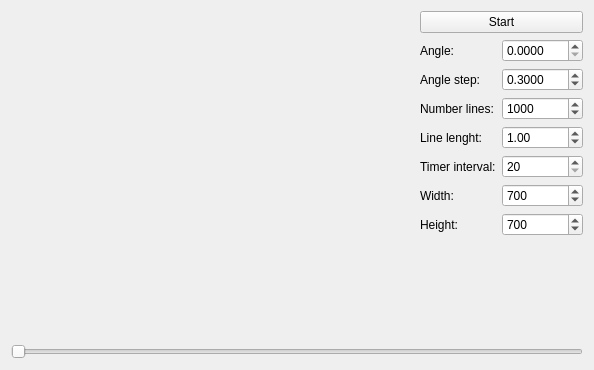
<?xml version="1.0" encoding="UTF-8"?>
<ui version="4.0">
 <class>MainWindowClass</class>
 <widget class="QWidget" name="MainWindowClass">
  <property name="geometry">
   <rect>
    <x>0</x>
    <y>0</y>
    <width>594</width>
    <height>370</height>
   </rect>
  </property>
  <property name="windowTitle">
   <string>Black Hole</string>
  </property>
  <layout class="QVBoxLayout" name="verticalLayout_2">
   <item>
    <layout class="QHBoxLayout" name="horizontalLayout">
     <item>
      <layout class="QVBoxLayout" name="pictureLayout"/>
     </item>
     <item>
      <spacer name="horizontalSpacer">
       <property name="orientation">
        <enum>Qt::Horizontal</enum>
       </property>
       <property name="sizeHint" stdset="0">
        <size>
         <width>40</width>
         <height>20</height>
        </size>
       </property>
      </spacer>
     </item>
     <item>
      <layout class="QVBoxLayout" name="verticalLayout">
       <item>
        <widget class="QPushButton" name="m_startAnimation">
         <property name="text">
          <string>Start</string>
         </property>
        </widget>
       </item>
       <item>
        <layout class="QFormLayout" name="formLayout">
         <item row="0" column="0">
          <widget class="QLabel" name="label">
           <property name="text">
            <string>Angle:</string>
           </property>
          </widget>
         </item>
         <item row="0" column="1">
          <widget class="QDoubleSpinBox" name="m_angle">
           <property name="decimals">
            <number>4</number>
           </property>
           <property name="maximum">
            <double>359.999900000000025</double>
           </property>
          </widget>
         </item>
         <item row="1" column="0">
          <widget class="QLabel" name="label_2">
           <property name="text">
            <string>Angle step:</string>
           </property>
          </widget>
         </item>
         <item row="1" column="1">
          <widget class="QDoubleSpinBox" name="m_angleStep">
           <property name="decimals">
            <number>4</number>
           </property>
           <property name="minimum">
            <double>-359.999900000000025</double>
           </property>
           <property name="maximum">
            <double>359.999900000000025</double>
           </property>
           <property name="singleStep">
            <double>0.100000000000000</double>
           </property>
           <property name="value">
            <double>0.300000000000000</double>
           </property>
          </widget>
         </item>
         <item row="2" column="0">
          <widget class="QLabel" name="label_4">
           <property name="text">
            <string>Number lines:</string>
           </property>
          </widget>
         </item>
         <item row="2" column="1">
          <widget class="QSpinBox" name="m_numLines">
           <property name="maximum">
            <number>100000</number>
           </property>
           <property name="singleStep">
            <number>50</number>
           </property>
           <property name="value">
            <number>1000</number>
           </property>
          </widget>
         </item>
         <item row="3" column="0">
          <widget class="QLabel" name="label_3">
           <property name="text">
            <string>Line lenght:</string>
           </property>
          </widget>
         </item>
         <item row="3" column="1">
          <widget class="QDoubleSpinBox" name="m_lineLenght">
           <property name="maximum">
            <double>10000.000000000000000</double>
           </property>
           <property name="value">
            <double>1.000000000000000</double>
           </property>
          </widget>
         </item>
         <item row="4" column="0">
          <widget class="QLabel" name="label_7">
           <property name="text">
            <string>Timer interval:</string>
           </property>
          </widget>
         </item>
         <item row="4" column="1">
          <widget class="QSpinBox" name="m_timerInterval">
           <property name="minimum">
            <number>20</number>
           </property>
           <property name="maximum">
            <number>10000</number>
           </property>
           <property name="singleStep">
            <number>10</number>
           </property>
           <property name="displayIntegerBase">
            <number>10</number>
           </property>
          </widget>
         </item>
         <item row="5" column="0">
          <widget class="QLabel" name="label_5">
           <property name="text">
            <string>Width:</string>
           </property>
          </widget>
         </item>
         <item row="5" column="1">
          <widget class="QSpinBox" name="m_widgetWidth">
           <property name="minimum">
            <number>0</number>
           </property>
           <property name="maximum">
            <number>1920</number>
           </property>
           <property name="singleStep">
            <number>100</number>
           </property>
           <property name="value">
            <number>700</number>
           </property>
          </widget>
         </item>
         <item row="6" column="0">
          <widget class="QLabel" name="label_6">
           <property name="text">
            <string>Height:</string>
           </property>
          </widget>
         </item>
         <item row="6" column="1">
          <widget class="QSpinBox" name="m_widgetHeight">
           <property name="maximum">
            <number>1080</number>
           </property>
           <property name="singleStep">
            <number>100</number>
           </property>
           <property name="value">
            <number>700</number>
           </property>
          </widget>
         </item>
        </layout>
       </item>
       <item>
        <spacer name="verticalSpacer_2">
         <property name="orientation">
          <enum>Qt::Vertical</enum>
         </property>
         <property name="sizeHint" stdset="0">
          <size>
           <width>20</width>
           <height>40</height>
          </size>
         </property>
        </spacer>
       </item>
      </layout>
     </item>
    </layout>
   </item>
   <item>
    <spacer name="verticalSpacer">
     <property name="orientation">
      <enum>Qt::Vertical</enum>
     </property>
     <property name="sizeHint" stdset="0">
      <size>
       <width>20</width>
       <height>56</height>
      </size>
     </property>
    </spacer>
   </item>
   <item>
    <layout class="QHBoxLayout" name="horizontalLayout_2">
     <item>
      <widget class="QSlider" name="m_frame">
       <property name="maximum">
        <number>359</number>
       </property>
       <property name="singleStep">
        <number>1</number>
       </property>
       <property name="pageStep">
        <number>1</number>
       </property>
       <property name="orientation">
        <enum>Qt::Horizontal</enum>
       </property>
       <property name="invertedAppearance">
        <bool>false</bool>
       </property>
       <property name="invertedControls">
        <bool>false</bool>
       </property>
       <property name="tickPosition">
        <enum>QSlider::NoTicks</enum>
       </property>
      </widget>
     </item>
    </layout>
   </item>
  </layout>
 </widget>
 <layoutdefault spacing="6" margin="11"/>
 <resources>
  <include location="mainwindow.qrc"/>
 </resources>
 <connections/>
</ui>
